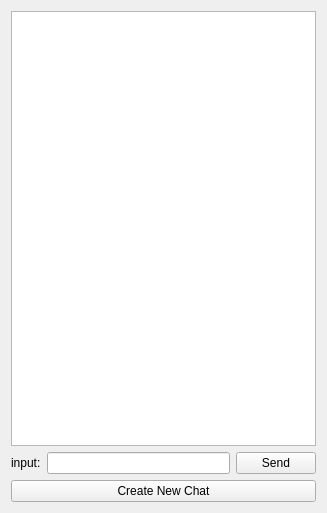
<?xml version="1.0" encoding="UTF-8"?>
<ui version="4.0">
 <class>AgentUI</class>
 <widget class="qMRMLWidget" name="AgentUI">
  <property name="geometry">
   <rect>
    <x>0</x>
    <y>0</y>
    <width>327</width>
    <height>513</height>
   </rect>
  </property>
  <layout class="QGridLayout" name="gridLayout">
   <item row="1" column="1">
    <widget class="QLineEdit" name="inputLine"/>
   </item>
   <item row="1" column="2">
    <widget class="QPushButton" name="submitButton">
     <property name="text">
      <string>Send</string>
     </property>
    </widget>
   </item>
   <item row="1" column="0">
    <widget class="QLabel" name="label">
     <property name="text">
      <string>input:</string>
     </property>
    </widget>
   </item>
   <item row="0" column="0" colspan="3">
    <widget class="QTextEdit" name="chatDisplay"/>
   </item>
   <item row="3" column="0" colspan="3">
    <widget class="QPushButton" name="clearButton">
     <property name="text">
      <string>Create New Chat</string>
     </property>
    </widget>
   </item>
  </layout>
 </widget>
 <customwidgets>
  <customwidget>
   <class>qMRMLWidget</class>
   <extends>QWidget</extends>
   <header>qMRMLWidget.h</header>
   <container>1</container>
  </customwidget>
 </customwidgets>
 <resources/>
 <connections/>
</ui>
